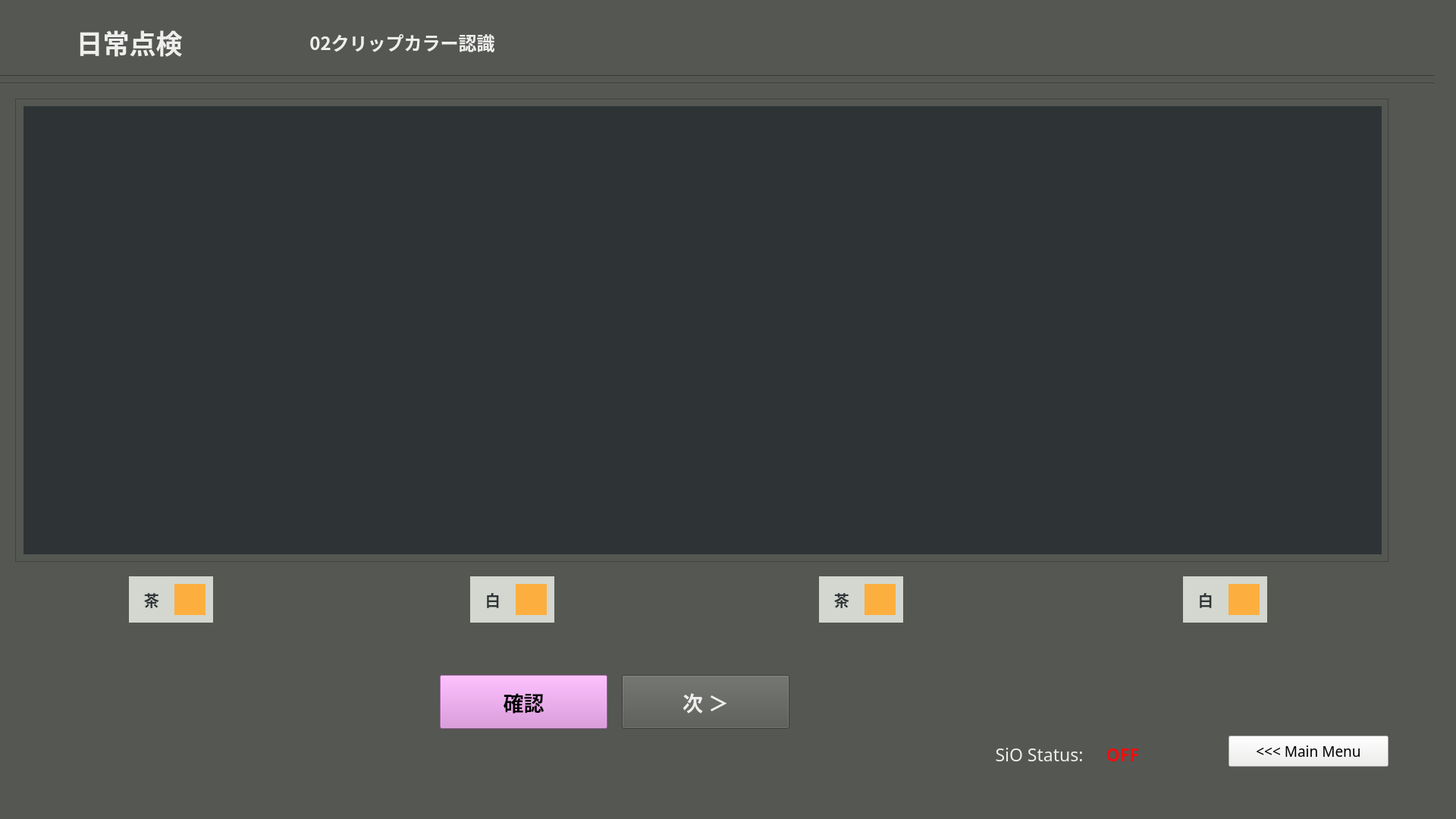
<?xml version="1.0" encoding="UTF-8"?>
<ui version="4.0">
 <class>dailytenken2_clipcolor</class>
 <widget class="QMainWindow" name="dailytenken2_clipcolor">
  <property name="enabled">
   <bool>true</bool>
  </property>
  <property name="geometry">
   <rect>
    <x>0</x>
    <y>0</y>
    <width>1920</width>
    <height>1080</height>
   </rect>
  </property>
  <property name="windowTitle">
   <string>MainWindow</string>
  </property>
  <property name="styleSheet">
   <string notr="true">background-color: rgb(85, 87, 83);</string>
  </property>
  <widget class="QWidget" name="dailytenken2_clipcolor_widget">
   <property name="enabled">
    <bool>true</bool>
   </property>
   <widget class="Line" name="line_1">
    <property name="geometry">
     <rect>
      <x>-10</x>
      <y>90</y>
      <width>1901</width>
      <height>20</height>
     </rect>
    </property>
    <property name="orientation">
     <enum>Qt::Horizontal</enum>
    </property>
   </widget>
   <widget class="Line" name="line_2">
    <property name="geometry">
     <rect>
      <x>-10</x>
      <y>100</y>
      <width>1901</width>
      <height>20</height>
     </rect>
    </property>
    <property name="orientation">
     <enum>Qt::Horizontal</enum>
    </property>
   </widget>
   <widget class="QFrame" name="frame">
    <property name="geometry">
     <rect>
      <x>20</x>
      <y>130</y>
      <width>1811</width>
      <height>611</height>
     </rect>
    </property>
    <property name="frameShape">
     <enum>QFrame::StyledPanel</enum>
    </property>
    <property name="frameShadow">
     <enum>QFrame::Raised</enum>
    </property>
    <widget class="QLabel" name="cameraFrame">
     <property name="geometry">
      <rect>
       <x>11</x>
       <y>10</y>
       <width>1791</width>
       <height>591</height>
      </rect>
     </property>
     <property name="styleSheet">
      <string notr="true">background-color: rgb(46, 52, 54);</string>
     </property>
     <property name="text">
      <string/>
     </property>
     <property name="alignment">
      <set>Qt::AlignCenter</set>
     </property>
    </widget>
    <widget class="QPushButton" name="rekensaButton">
     <property name="geometry">
      <rect>
       <x>260</x>
       <y>500</y>
       <width>91</width>
       <height>71</height>
      </rect>
     </property>
     <property name="font">
      <font>
       <family>Ubuntu Mono</family>
       <pointsize>13</pointsize>
       <weight>75</weight>
       <italic>false</italic>
       <bold>true</bold>
       <stylestrategy>PreferAntialias</stylestrategy>
      </font>
     </property>
     <property name="autoFillBackground">
      <bool>false</bool>
     </property>
     <property name="styleSheet">
      <string notr="true">color: rgb(238, 238, 236);
background-color: rgb(117, 80, 123);</string>
     </property>
     <property name="text">
      <string>検査
やり直し</string>
     </property>
     <property name="checkable">
      <bool>false</bool>
     </property>
    </widget>
    <widget class="QPushButton" name="delwarpbutton">
     <property name="geometry">
      <rect>
       <x>770</x>
       <y>510</y>
       <width>181</width>
       <height>51</height>
      </rect>
     </property>
     <property name="font">
      <font>
       <family>Ubuntu Mono</family>
       <pointsize>11</pointsize>
       <weight>75</weight>
       <italic>false</italic>
       <bold>true</bold>
       <stylestrategy>PreferAntialias</stylestrategy>
      </font>
     </property>
     <property name="autoFillBackground">
      <bool>false</bool>
     </property>
     <property name="styleSheet">
      <string notr="true">background-color: rgb(164, 0, 0);</string>
     </property>
     <property name="text">
      <string>パースワープパラム削除 
Del Warp Parm</string>
     </property>
     <property name="checkable">
      <bool>false</bool>
     </property>
    </widget>
    <widget class="QPushButton" name="savewarpbutton">
     <property name="geometry">
      <rect>
       <x>580</x>
       <y>510</y>
       <width>181</width>
       <height>51</height>
      </rect>
     </property>
     <property name="font">
      <font>
       <family>Ubuntu Mono</family>
       <pointsize>11</pointsize>
       <weight>75</weight>
       <italic>false</italic>
       <bold>true</bold>
       <stylestrategy>PreferAntialias</stylestrategy>
      </font>
     </property>
     <property name="autoFillBackground">
      <bool>false</bool>
     </property>
     <property name="styleSheet">
      <string notr="true">color: rgb(238, 238, 236);</string>
     </property>
     <property name="text">
      <string>パースワープパラム保存 
Save Warp Parm</string>
     </property>
     <property name="checkable">
      <bool>false</bool>
     </property>
    </widget>
    <widget class="QLabel" name="rtwarpcolor">
     <property name="geometry">
      <rect>
       <x>440</x>
       <y>490</y>
       <width>121</width>
       <height>20</height>
      </rect>
     </property>
     <property name="font">
      <font>
       <family>Ubuntu Mono</family>
       <pointsize>15</pointsize>
       <weight>75</weight>
       <bold>true</bold>
      </font>
     </property>
     <property name="styleSheet">
      <string notr="true">background-color: rgb(255, 0, 0);</string>
     </property>
     <property name="text">
      <string/>
     </property>
     <property name="alignment">
      <set>Qt::AlignLeading|Qt::AlignLeft|Qt::AlignVCenter</set>
     </property>
    </widget>
    <widget class="QPushButton" name="rtwarpbutton">
     <property name="geometry">
      <rect>
       <x>440</x>
       <y>510</y>
       <width>121</width>
       <height>51</height>
      </rect>
     </property>
     <property name="font">
      <font>
       <family>Ubuntu Mono</family>
       <pointsize>11</pointsize>
       <weight>75</weight>
       <italic>false</italic>
       <bold>true</bold>
       <stylestrategy>PreferAntialias</stylestrategy>
      </font>
     </property>
     <property name="autoFillBackground">
      <bool>false</bool>
     </property>
     <property name="styleSheet">
      <string notr="true">color: rgb(238, 238, 236);</string>
     </property>
     <property name="text">
      <string>継続ワープ 
RT Pers.Warp</string>
     </property>
     <property name="checkable">
      <bool>false</bool>
     </property>
    </widget>
    <widget class="QPushButton" name="quitbutton">
     <property name="geometry">
      <rect>
       <x>1560</x>
       <y>530</y>
       <width>211</width>
       <height>41</height>
      </rect>
     </property>
     <property name="font">
      <font>
       <family>Ubuntu Mono</family>
       <pointsize>14</pointsize>
      </font>
     </property>
     <property name="styleSheet">
      <string notr="true">background-color: rgb(238, 238, 236);</string>
     </property>
     <property name="text">
      <string>Quit</string>
     </property>
    </widget>
    <zorder>quitbutton</zorder>
    <zorder>rtwarpbutton</zorder>
    <zorder>delwarpbutton</zorder>
    <zorder>rtwarpcolor</zorder>
    <zorder>savewarpbutton</zorder>
    <zorder>rekensaButton</zorder>
    <zorder>cameraFrame</zorder>
   </widget>
   <widget class="QPushButton" name="mainmenubutton">
    <property name="geometry">
     <rect>
      <x>1620</x>
      <y>970</y>
      <width>211</width>
      <height>41</height>
     </rect>
    </property>
    <property name="font">
     <font>
      <family>Ubuntu Mono</family>
      <pointsize>14</pointsize>
     </font>
    </property>
    <property name="styleSheet">
     <string notr="true">background-color: rgb(238, 238, 236);</string>
    </property>
    <property name="text">
     <string>&lt;&lt;&lt; Main Menu</string>
    </property>
   </widget>
   <widget class="QLabel" name="partlabel_2">
    <property name="geometry">
     <rect>
      <x>10</x>
      <y>20</y>
      <width>321</width>
      <height>71</height>
     </rect>
    </property>
    <property name="font">
     <font>
      <family>Ubuntu Mono</family>
      <pointsize>26</pointsize>
      <weight>75</weight>
      <bold>true</bold>
     </font>
    </property>
    <property name="styleSheet">
     <string notr="true">color: rgb(238, 238, 236);</string>
    </property>
    <property name="text">
     <string>日常点検</string>
    </property>
    <property name="alignment">
     <set>Qt::AlignCenter</set>
    </property>
   </widget>
   <widget class="QLabel" name="P1label">
    <property name="geometry">
     <rect>
      <x>170</x>
      <y>760</y>
      <width>111</width>
      <height>61</height>
     </rect>
    </property>
    <property name="font">
     <font>
      <family>Ubuntu Mono</family>
      <pointsize>15</pointsize>
      <weight>75</weight>
      <bold>true</bold>
     </font>
    </property>
    <property name="styleSheet">
     <string notr="true">color: rgb(46, 52, 54);
background-color: rgb(211, 215, 207);</string>
    </property>
    <property name="text">
     <string>　茶</string>
    </property>
    <property name="alignment">
     <set>Qt::AlignLeading|Qt::AlignLeft|Qt::AlignVCenter</set>
    </property>
   </widget>
   <widget class="QLabel" name="P1color">
    <property name="geometry">
     <rect>
      <x>230</x>
      <y>770</y>
      <width>41</width>
      <height>41</height>
     </rect>
    </property>
    <property name="font">
     <font>
      <family>Ubuntu Mono</family>
      <pointsize>15</pointsize>
      <weight>75</weight>
      <bold>true</bold>
     </font>
    </property>
    <property name="styleSheet">
     <string notr="true">background-color: rgb(252, 175, 62);</string>
    </property>
    <property name="text">
     <string/>
    </property>
    <property name="alignment">
     <set>Qt::AlignLeading|Qt::AlignLeft|Qt::AlignVCenter</set>
    </property>
   </widget>
   <widget class="QLabel" name="P2color">
    <property name="geometry">
     <rect>
      <x>680</x>
      <y>770</y>
      <width>41</width>
      <height>41</height>
     </rect>
    </property>
    <property name="font">
     <font>
      <family>Ubuntu Mono</family>
      <pointsize>15</pointsize>
      <weight>75</weight>
      <bold>true</bold>
     </font>
    </property>
    <property name="styleSheet">
     <string notr="true">background-color: rgb(252, 175, 62);</string>
    </property>
    <property name="text">
     <string/>
    </property>
    <property name="alignment">
     <set>Qt::AlignLeading|Qt::AlignLeft|Qt::AlignVCenter</set>
    </property>
   </widget>
   <widget class="QLabel" name="P2label">
    <property name="geometry">
     <rect>
      <x>620</x>
      <y>760</y>
      <width>111</width>
      <height>61</height>
     </rect>
    </property>
    <property name="font">
     <font>
      <family>Ubuntu Mono</family>
      <pointsize>15</pointsize>
      <weight>75</weight>
      <bold>true</bold>
     </font>
    </property>
    <property name="styleSheet">
     <string notr="true">color: rgb(46, 52, 54);
background-color: rgb(211, 215, 207);</string>
    </property>
    <property name="text">
     <string>　白</string>
    </property>
    <property name="alignment">
     <set>Qt::AlignLeading|Qt::AlignLeft|Qt::AlignVCenter</set>
    </property>
   </widget>
   <widget class="QPushButton" name="nextButton">
    <property name="geometry">
     <rect>
      <x>820</x>
      <y>890</y>
      <width>221</width>
      <height>71</height>
     </rect>
    </property>
    <property name="font">
     <font>
      <family>Ubuntu Mono</family>
      <pointsize>20</pointsize>
      <weight>75</weight>
      <italic>false</italic>
      <bold>true</bold>
      <stylestrategy>PreferAntialias</stylestrategy>
     </font>
    </property>
    <property name="autoFillBackground">
     <bool>false</bool>
    </property>
    <property name="styleSheet">
     <string notr="true">color: rgb(238, 238, 236);</string>
    </property>
    <property name="text">
     <string>次 ＞</string>
    </property>
    <property name="checkable">
     <bool>false</bool>
    </property>
   </widget>
   <widget class="QLabel" name="status_sio">
    <property name="geometry">
     <rect>
      <x>1450</x>
      <y>970</y>
      <width>61</width>
      <height>41</height>
     </rect>
    </property>
    <property name="font">
     <font>
      <family>Ubuntu Mono</family>
      <pointsize>17</pointsize>
      <weight>75</weight>
      <bold>true</bold>
      <underline>false</underline>
     </font>
    </property>
    <property name="styleSheet">
     <string notr="true">color: rgb(238, 15, 15);</string>
    </property>
    <property name="text">
     <string>OFF</string>
    </property>
    <property name="alignment">
     <set>Qt::AlignBottom|Qt::AlignHCenter</set>
    </property>
   </widget>
   <widget class="QLabel" name="label_5">
    <property name="geometry">
     <rect>
      <x>1300</x>
      <y>970</y>
      <width>141</width>
      <height>41</height>
     </rect>
    </property>
    <property name="font">
     <font>
      <family>Ubuntu Mono</family>
      <pointsize>17</pointsize>
      <weight>50</weight>
      <bold>false</bold>
      <underline>false</underline>
     </font>
    </property>
    <property name="styleSheet">
     <string notr="true">color: rgb(238, 238, 236);</string>
    </property>
    <property name="text">
     <string>SiO Status:</string>
    </property>
    <property name="alignment">
     <set>Qt::AlignBottom|Qt::AlignHCenter</set>
    </property>
   </widget>
   <widget class="QLabel" name="partlabel_3">
    <property name="geometry">
     <rect>
      <x>370</x>
      <y>20</y>
      <width>321</width>
      <height>71</height>
     </rect>
    </property>
    <property name="font">
     <font>
      <family>Ubuntu Mono</family>
      <pointsize>18</pointsize>
      <weight>75</weight>
      <bold>true</bold>
     </font>
    </property>
    <property name="styleSheet">
     <string notr="true">color: rgb(238, 238, 236);</string>
    </property>
    <property name="text">
     <string>02クリップカラー認識</string>
    </property>
    <property name="alignment">
     <set>Qt::AlignCenter</set>
    </property>
   </widget>
   <widget class="QLabel" name="P3label">
    <property name="geometry">
     <rect>
      <x>1080</x>
      <y>760</y>
      <width>111</width>
      <height>61</height>
     </rect>
    </property>
    <property name="font">
     <font>
      <family>Ubuntu Mono</family>
      <pointsize>15</pointsize>
      <weight>75</weight>
      <bold>true</bold>
     </font>
    </property>
    <property name="styleSheet">
     <string notr="true">color: rgb(46, 52, 54);
background-color: rgb(211, 215, 207);</string>
    </property>
    <property name="text">
     <string>　茶</string>
    </property>
    <property name="alignment">
     <set>Qt::AlignLeading|Qt::AlignLeft|Qt::AlignVCenter</set>
    </property>
   </widget>
   <widget class="QLabel" name="P3color">
    <property name="geometry">
     <rect>
      <x>1140</x>
      <y>770</y>
      <width>41</width>
      <height>41</height>
     </rect>
    </property>
    <property name="font">
     <font>
      <family>Ubuntu Mono</family>
      <pointsize>15</pointsize>
      <weight>75</weight>
      <bold>true</bold>
     </font>
    </property>
    <property name="styleSheet">
     <string notr="true">background-color: rgb(252, 175, 62);</string>
    </property>
    <property name="text">
     <string/>
    </property>
    <property name="alignment">
     <set>Qt::AlignLeading|Qt::AlignLeft|Qt::AlignVCenter</set>
    </property>
   </widget>
   <widget class="QLabel" name="P4label">
    <property name="geometry">
     <rect>
      <x>1560</x>
      <y>760</y>
      <width>111</width>
      <height>61</height>
     </rect>
    </property>
    <property name="font">
     <font>
      <family>Ubuntu Mono</family>
      <pointsize>15</pointsize>
      <weight>75</weight>
      <bold>true</bold>
     </font>
    </property>
    <property name="styleSheet">
     <string notr="true">color: rgb(46, 52, 54);
background-color: rgb(211, 215, 207);</string>
    </property>
    <property name="text">
     <string>　白</string>
    </property>
    <property name="alignment">
     <set>Qt::AlignLeading|Qt::AlignLeft|Qt::AlignVCenter</set>
    </property>
   </widget>
   <widget class="QLabel" name="P4color">
    <property name="geometry">
     <rect>
      <x>1620</x>
      <y>770</y>
      <width>41</width>
      <height>41</height>
     </rect>
    </property>
    <property name="font">
     <font>
      <family>Ubuntu Mono</family>
      <pointsize>15</pointsize>
      <weight>75</weight>
      <bold>true</bold>
     </font>
    </property>
    <property name="styleSheet">
     <string notr="true">background-color: rgb(252, 175, 62);</string>
    </property>
    <property name="text">
     <string/>
    </property>
    <property name="alignment">
     <set>Qt::AlignLeading|Qt::AlignLeft|Qt::AlignVCenter</set>
    </property>
   </widget>
   <widget class="QPushButton" name="checkButton">
    <property name="geometry">
     <rect>
      <x>580</x>
      <y>890</y>
      <width>221</width>
      <height>71</height>
     </rect>
    </property>
    <property name="font">
     <font>
      <family>Ubuntu Mono</family>
      <pointsize>20</pointsize>
      <weight>75</weight>
      <italic>false</italic>
      <bold>true</bold>
      <stylestrategy>PreferAntialias</stylestrategy>
     </font>
    </property>
    <property name="autoFillBackground">
     <bool>false</bool>
    </property>
    <property name="styleSheet">
     <string notr="true">background-color: rgb(220, 138, 221);</string>
    </property>
    <property name="text">
     <string>確認</string>
    </property>
    <property name="checkable">
     <bool>false</bool>
    </property>
   </widget>
   <zorder>line_1</zorder>
   <zorder>line_2</zorder>
   <zorder>frame</zorder>
   <zorder>mainmenubutton</zorder>
   <zorder>partlabel_2</zorder>
   <zorder>P1label</zorder>
   <zorder>P1color</zorder>
   <zorder>P2label</zorder>
   <zorder>P2color</zorder>
   <zorder>nextButton</zorder>
   <zorder>status_sio</zorder>
   <zorder>label_5</zorder>
   <zorder>partlabel_3</zorder>
   <zorder>P3label</zorder>
   <zorder>P3color</zorder>
   <zorder>P4label</zorder>
   <zorder>P4color</zorder>
   <zorder>checkButton</zorder>
  </widget>
  <widget class="QMenuBar" name="menubar">
   <property name="geometry">
    <rect>
     <x>0</x>
     <y>0</y>
     <width>1920</width>
     <height>22</height>
    </rect>
   </property>
  </widget>
  <widget class="QStatusBar" name="statusbar"/>
 </widget>
 <resources/>
 <connections/>
</ui>
